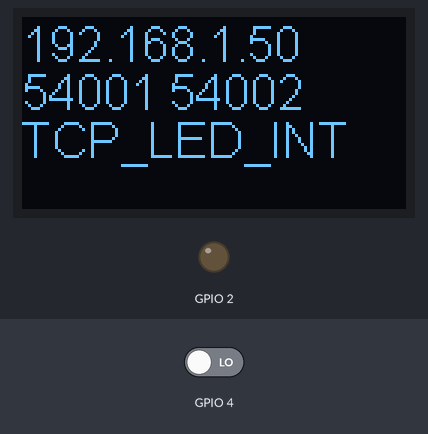
Bench run of a sketch on a simulated ESP32. Parts: 128×64 one-colour display, output pins drawn as LEDs (lit = HIGH). The inputs (shaded band) are chosen by the test bench; at power-on: GPIO 4 LOW. WiFi joins after 1.5 s; servers stay silent unless stated; what the sketch prints to the serial monitor is not drawn.

Above: at 1.6 s.

The sketch:

TCP_LED_INT.ino
```cpp
#include <Wire.h>
#include "SSD1306Wire.h"
#include <WiFi.h>
#include "Ticker.h"

const char* ssid = "--ssid--"; // 要変更
const char* password = "--password--"; // 要変更
const int socketPort = 54001;
const int socketPort2 = 54002;

void mySetup(); // このスケッチ固有のsetup()
void myLoop(); // このスケッチ固有のloop()
String process(String str); // 受信したメッセージを処理

SSD1306Wire display(0x3c, 21, 22);
String displayBuffer[4];
void updateDisplay() {
  display.clear();
  display.flipScreenVertically();
  display.setFont(ArialMT_Plain_16);
  for (int i = 0; i < 4; i++) {
    display.drawString(0, i * 16, displayBuffer[i]);
  }
  display.display();
}

Ticker messageTimer;
volatile bool updateRequest = false;
void showMessage(String s, float seconds) {
  displayBuffer[3] = s;
  updateDisplay();
  messageTimer.once(seconds, hideMessage);
}
void hideMessage() {
  displayBuffer[3] = "";
  updateRequest = true;
}

WiFiServer server(socketPort);
WiFiServer server2(socketPort2);
WiFiClient client;
WiFiClient client2;

void broadcastEventTXT(String str) {
  if (client2.connected()) {
    client2.println(str);
  }
}

void setup() {
  Serial.begin(57600);
  display.init();

  // このスケッチ固有のsetup()を実行
  mySetup();

  // アクセスポイントに接続
  Serial.println("Connecting");
  WiFi.begin(ssid, password);
  while (WiFi.status() != WL_CONNECTED) {
    delay(500);
    Serial.print(".");
  }

  // TCPサーバーを起動
  server.begin();
  server2.begin();

  Serial.println();
  Serial.println("Server started (" + WiFi.localIP().toString() + ")");
  Serial.println(String(socketPort) + " " + String(socketPort2));

  displayBuffer[0] = WiFi.localIP().toString();
  displayBuffer[1] = String(socketPort) + " " + String(socketPort2);
  updateDisplay();
}

void loop() {
  if (updateRequest) {
    updateRequest = false;
    updateDisplay();
  }

  // このスケッチ固有のloop()を実行
  myLoop();

  if (!client.connected()) {
    client = server.available();
  } else {
    if (client.available()) {
      String inputString = client.readStringUntil('\n');
      inputString.trim();
      String outputString = process(inputString);
      if (outputString != "") {
        client.println(outputString);
      }
    }
  }
  if (!client2.connected()) {
    client2 = server2.available();
  }
}

// 以下、このスケッチ固有の記述

struct Interrupt {
  volatile unsigned int count = 0;
};
Interrupt interruptList[40];
void IRAM_ATTR isr(void* arg) {
  Interrupt* intr = static_cast<Interrupt*>(arg);
  intr->count++;
}

void mySetup() {
  pinMode(2, OUTPUT);
  attachInterruptArg(4, (void (*)(void*))isr, &interruptList[4], CHANGE);

  displayBuffer[2] = "TCP_LED_INT";
  updateDisplay();
}

void myLoop() {
  for (int i = 0; i < 40; i++) {
    if (interruptList[i].count > 0) {
      interruptList[i].count = 0;
      String s = "interrupt " + String(i);
      broadcastEventTXT(s);
    }
  }
}

String process(String str) {
  showMessage(str, 0.5);

  if (str.startsWith("d2 ")) {
    str = str.substring(str.indexOf(' ') + 1);
    digitalWrite(2, str.toInt());
  }

  return "";
}
```
